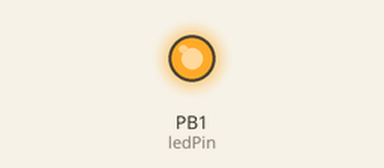
Bench run of a sketch on a simulated ATtiny85, built with avr-gcc and run on an emulated ATtiny85. Parts: output pins drawn as LEDs (lit = HIGH).

Above: at 2.0 s.
At 14.8 s:
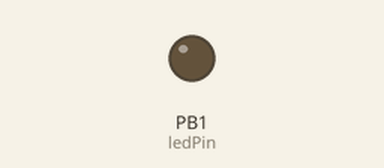
At 36.62 s:
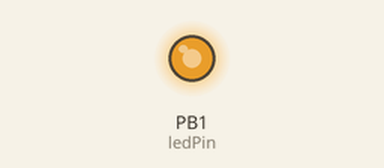
At 39.92 s:
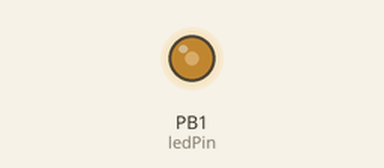
Timing chart, 0 to 40.0 s (numbered marks = the images above):
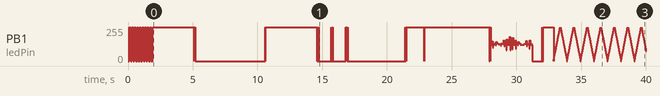

The sketch:

digispark_Speak_RickRoll_Message_FakeUpdate.ino
```cpp
#include "DigiKeyboard.h"
#include <avr/pgmspace.h>
#define GetPsz( x ) (strcpy_P(buffer, (char*)x))

const char line1[] PROGMEM = "oooooooooooooooooooooooooooooooooooooooooooooooooooooooooooooooooooooooooooooooooooo";
const char line2[] PROGMEM = "o                                                                                  o";
const char line3[] PROGMEM = "oVeuillez verrouiller votre ordinateur lorsque vous quittez votre poste de travail.o";
const char line4[] PROGMEM = "o            Utilisez la touche Windows et L pour le faire rapidement.             o";
const char line5[] PROGMEM = "o                          Merci pour votre cooperation.                           o";
const char line6[] PROGMEM = "o                              L'equipe informatique.                              o";
const char line7[] PROGMEM = "o        Gelieve uw computer te vergrendelen wanneer u uw werkplek verlaat.        o";
const char line8[] PROGMEM = "o                Gebruik de Windows toets en L om dit snel te doen.                o";
const char line9[] PROGMEM = "o                           Bedankt voor uw medewerking.                           o";
const char line10[] PROGMEM = "o                                   Het IT team.                                   o";
const char line11[] PROGMEM = "https://www.youtube.com/watch?v=dQw4w9WgXcQ";
const char line12[] PROGMEM = "https://updatefaker.com/windows10/index.html";
const char line13[] PROGMEM = "notepad.exe";
const char line14[] PROGMEM = "                     ";
const char line15[] PROGMEM = "https://en.wikipedia.org/wiki/Rickrolling";
const char line16[] PROGMEM = "powershell";
const char line17[] PROGMEM = "Add-Type -AssemblyName System.speech";
const char line18[] PROGMEM = "$speak = New-Object System.Speech.Synthesis.SpeechSynthesizer";
const char line19[] PROGMEM = "$speak.Speak(\"This user forgot to lock this computer. Get ready to be Rick Rolled.\"); exit;";
//const char line17[] PROGMEM = "powershell -Command \"Add-Type -AssemblyName System.speech; $speak = New-Object System.Speech.Synthesis.SpeechSynthesizer; $speak.Speak('Somebody forgot to lock his computer. Get ready to be Rick Rolled.'); exit;\"";

char buffer[220];
bool ledState = false;
byte ledPin = 1;
byte printBlockSize = 5;


void setup() {
  pinMode(ledPin, OUTPUT);
}
void loop() {
  for (int i = 1; i < 20; i++)
  {
    DigiKeyboard.delay(100);
    invertLed();
  }


  DigiKeyboard.sendKeyStroke(0);
  //GO TO DESKTOP EVEN IF THE USER JUST PRESSED WINDOWS + D
  DigiKeyboard.sendKeyStroke(KEY_D, MOD_GUI_LEFT);
  DigiKeyboard.delay(400);
  DigiKeyboard.sendKeyStroke(0, MOD_GUI_LEFT);
  DigiKeyboard.delay(400);
  DigiKeyboard.sendKeyStroke(KEY_D, MOD_GUI_LEFT);
  DigiKeyboard.delay(400);
  DigiKeyboard.sendKeyStroke(KEY_D, MOD_GUI_LEFT);
  DigiKeyboard.delay(400);
  DigiKeyboard.sendKeyStroke(0, MOD_GUI_LEFT);
  DigiKeyboard.delay(400);
  DigiKeyboard.sendKeyStroke(KEY_D, MOD_GUI_LEFT);
  DigiKeyboard.delay(400);
  DigiKeyboard.sendKeyStroke(KEY_D, MOD_GUI_LEFT);
  DigiKeyboard.delay(400);


  //Launch browser while talking
  DigiKeyboard.sendKeyStroke(KEY_R, MOD_GUI_LEFT);
  DigiKeyboard.delay(400);
  printAndBlink(GetPsz(line15));
  DigiKeyboard.sendKeyStroke(KEY_ENTER);
  DigiKeyboard.delay(5000);

  //Start to talk
  DigiKeyboard.sendKeyStroke(KEY_R, MOD_GUI_LEFT);
  DigiKeyboard.delay(400);
  printlnAndBlink(GetPsz(line16));
  DigiKeyboard.delay(4000);
  printlnAndBlink(GetPsz(line17));
  DigiKeyboard.delay(1000);
  printlnAndBlink(GetPsz(line18));
  DigiKeyboard.delay(1000);
  printlnAndBlink(GetPsz(line19));
  DigiKeyboard.delay(4000);

  //Initiate Rick Roll
  DigiKeyboard.sendKeyStroke(KEY_R, MOD_GUI_LEFT);
  DigiKeyboard.delay(400);
  printAndBlink(GetPsz(line11));
  DigiKeyboard.sendKeyStroke(KEY_ENTER);
  DigiKeyboard.delay(1000);

  //Start leaving a message
  DigiKeyboard.sendKeyStroke(KEY_R, MOD_GUI_LEFT);
  DigiKeyboard.delay(400);
  printlnAndBlink(GetPsz(line13));
  DigiKeyboard.delay(5000);
  DigiKeyboard.sendKeyStroke(KEY_UP_ARROW, MOD_GUI_LEFT);
  DigiKeyboard.sendKeyStroke(KEY_M, MOD_ALT_RIGHT);
  DigiKeyboard.sendKeyStroke(KEY_ENTER);
  DigiKeyboard.sendKeyStroke(KEY_ENTER);
  DigiKeyboard.sendKeyStroke(KEY_ENTER);
  DigiKeyboard.sendKeyStroke(KEY_ENTER);
  DigiKeyboard.sendKeyStroke(KEY_ENTER);
  DigiKeyboard.sendKeyStroke(KEY_ENTER);
  DigiKeyboard.sendKeyStroke(KEY_ENTER);
  DigiKeyboard.sendKeyStroke(KEY_ENTER);
  DigiKeyboard.sendKeyStroke(KEY_ENTER);
  DigiKeyboard.sendKeyStroke(KEY_ENTER);
  DigiKeyboard.sendKeyStroke(KEY_ENTER);
  printAndBlink(GetPsz(line14));
  printlnAndBlink(GetPsz(line1));
  printAndBlink(GetPsz(line14));
  printlnAndBlink(GetPsz(line2));
  printAndBlink(GetPsz(line14));
  printlnAndBlink(GetPsz(line3));
  printAndBlink(GetPsz(line14));
  printlnAndBlink(GetPsz(line4));
  printAndBlink(GetPsz(line14));
  printlnAndBlink(GetPsz(line5));
  printAndBlink(GetPsz(line14));
  printlnAndBlink(GetPsz(line6));
  printAndBlink(GetPsz(line14));
  printlnAndBlink(GetPsz(line2));
  printAndBlink(GetPsz(line14));
  printlnAndBlink(GetPsz(line1));
  printAndBlink(GetPsz(line14));
  printlnAndBlink(GetPsz(line2));
  printAndBlink(GetPsz(line14));
  printlnAndBlink(GetPsz(line7));
  printAndBlink(GetPsz(line14));
  printlnAndBlink(GetPsz(line8));
  printAndBlink(GetPsz(line14));
  printlnAndBlink(GetPsz(line9));
  printAndBlink(GetPsz(line14));
  printlnAndBlink(GetPsz(line10));
  printAndBlink(GetPsz(line14));
  printlnAndBlink(GetPsz(line2));
  printAndBlink(GetPsz(line14));
  printlnAndBlink(GetPsz(line1));

  DigiKeyboard.sendKeyStroke(KEY_ENTER);

  //Launch web pages
  DigiKeyboard.delay(400);
  DigiKeyboard.sendKeyStroke(KEY_R, MOD_GUI_LEFT);
  DigiKeyboard.delay(400);
  printAndBlink(GetPsz(line12));
  DigiKeyboard.sendKeyStroke(KEY_ENTER);
  DigiKeyboard.delay(400);
  DigiKeyboard.sendKeyStroke(KEY_UP_ARROW, MOD_GUI_LEFT);
  DigiKeyboard.delay(400);
  DigiKeyboard.sendKeyStroke(KEY_F11);

  //FADE
  for (;;) {
    for (int fadeValue = 0 ; fadeValue <= 255; fadeValue += 5) {
      analogWrite(ledPin, fadeValue);
      DigiKeyboard.delay(10);
    }
    for (int fadeValue = 255 ; fadeValue >= 0; fadeValue -= 5) {
      analogWrite(ledPin, fadeValue);
      DigiKeyboard.delay(10);
    }
  }
}

void printlnAndBlink(char* input)
{
  printAndBlink(input);
  DigiKeyboard.sendKeyStroke(KEY_ENTER);
  invertLed();
}

void printAndBlink(char* input)
{
  char temp[printBlockSize];
  for (int i = 0; i < strlen(input); i += printBlockSize)
  {

    for (int j = 0; j < printBlockSize; j++)
    {
      if ((i + j) < strlen(input)) {
        temp[j] = input[i + j];
      } else {
        temp[j] = '\0';
      }
    }
    temp[printBlockSize + 1] = '\0';
    invertLed();
    DigiKeyboard.print(temp);
  }

}

void invertLed()
{
  ledState = !ledState;
  digitalWrite(ledPin, ledState);
}
```

Measured:
- by itself, PB1 (ledPin): 0/255 → 255/255 at 0.10 s, → 0/255 0.10 s later, → 255/255 0.10 s later, → 0/255 0.10 s later, … (840 changes in this stretch)
